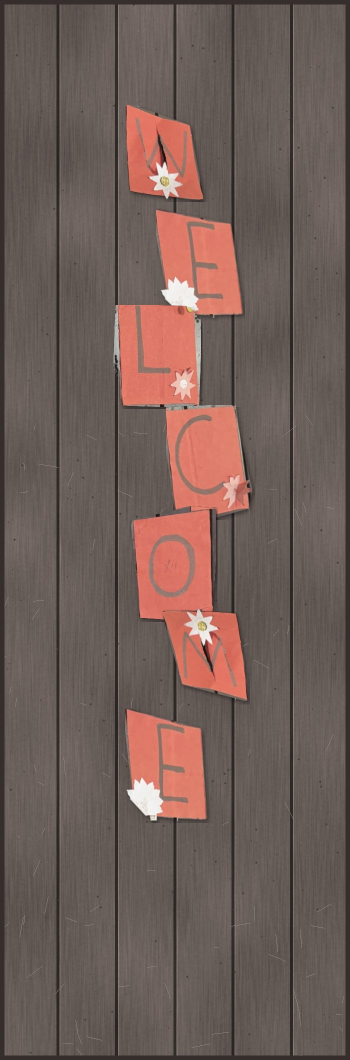
#> input picture website/model/class/tex/door_welcome.jpg, 700 x 2120 px, found by its file name (shown at 1/2 size)
$ python door_front.py
#> lines starting #> are read from the running program, lines starting #| are printed output that depends on the picture
"""The classroom's double door (WELCOME, To Our Class) in the front view's first-floor doorway beside the grill gate,
for the zoom into it (Classroom.tsx): drawn over the painted single door, widened to the next window, in the
corridor's shade, with the railing's top rail and bars in front of it as the front view has them."""
import cv2, numpy as np
P = 'pano/'
front = cv2.imread(r'C:/Users/legio/Workspace/Satyam_Xaviers_EBS_Frontend/website/public/models/env/front_color_10122230.webp')
X0, Y0, X1, Y1 = 676, 669, 745, 770          # in the 1920 x 1080 front view
K = 10                                         # patch pixels per front-view pixel
w, h = (X1 - X0) * K, (Y1 - Y0) * K
patch = np.zeros((h, w, 3), np.float32); patch[:] = (42, 50, 104)      # the door frame
b = int(0.05 * h / 2.2); lw = (w - 2 * b) // 2
for i, f in enumerate(('door_welcome.jpg', 'door_class.jpg')):
    patch[b:, b + i * lw + 1:b + i * lw + lw - 1] = cv2.resize(cv2.imread(P + f), (lw - 2, h - b), interpolation=cv2.INTER_AREA)
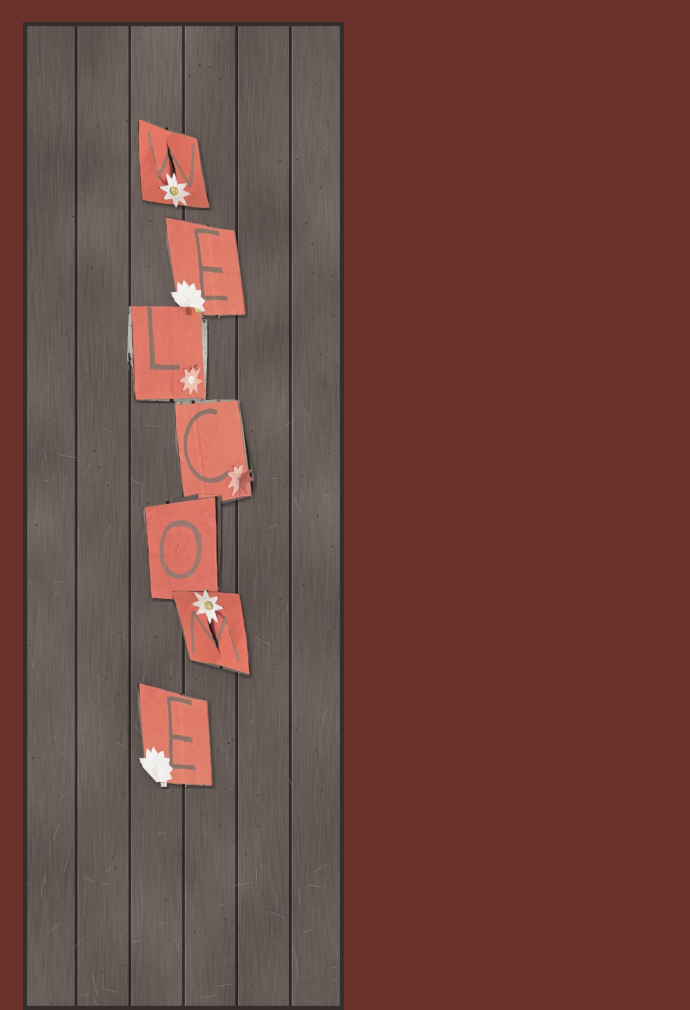
#> patch: shape (1010, 690, 3) float32; mean B, G, R 62.5, 69.5, 108
#> pass 2 of the loop `for i, f in enumerate(('door_welcome.jpg', 'door_class.jpg')):`:
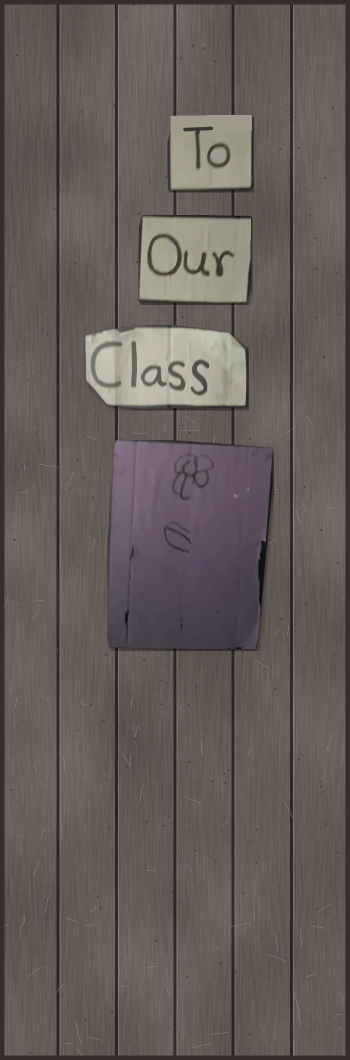
#> input picture website/model/class/tex/door_class.jpg, 700 x 2120 px, found by its file name (shown at 1/2 size)
#> `patch[b:, b + i * lw + 1:b + i * lw + lw - 1] = cv2.resize(cv2.imread(..`:
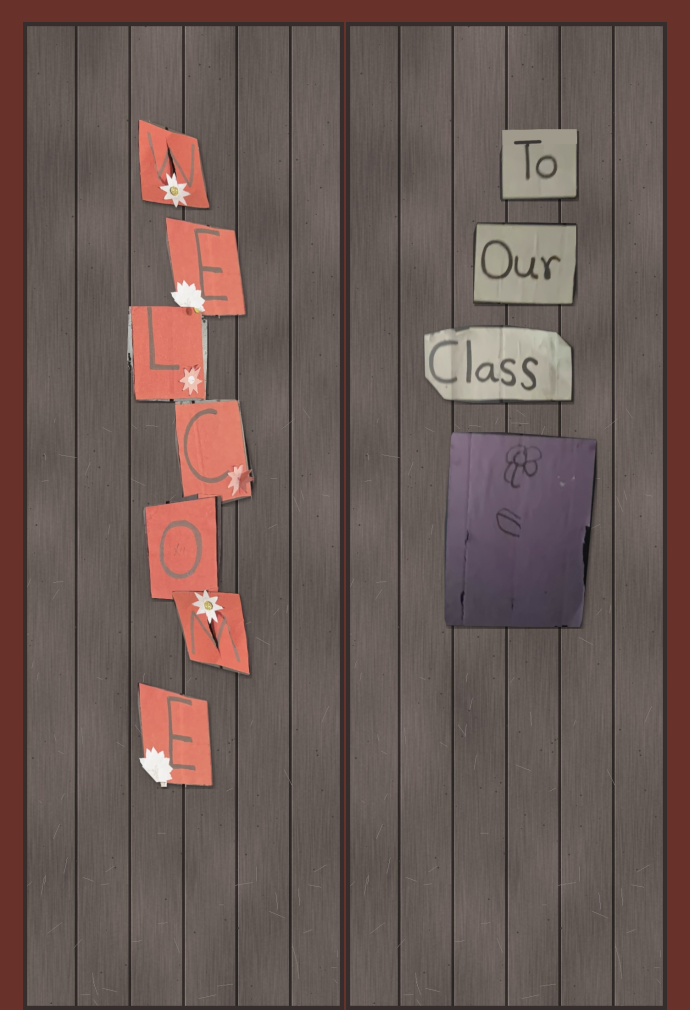
#> patch: shape (1010, 690, 3) float32; mean B, G, R 84.1, 89.1, 106.9
#> (the run stopped early here; a loop or call above may not have finished)
